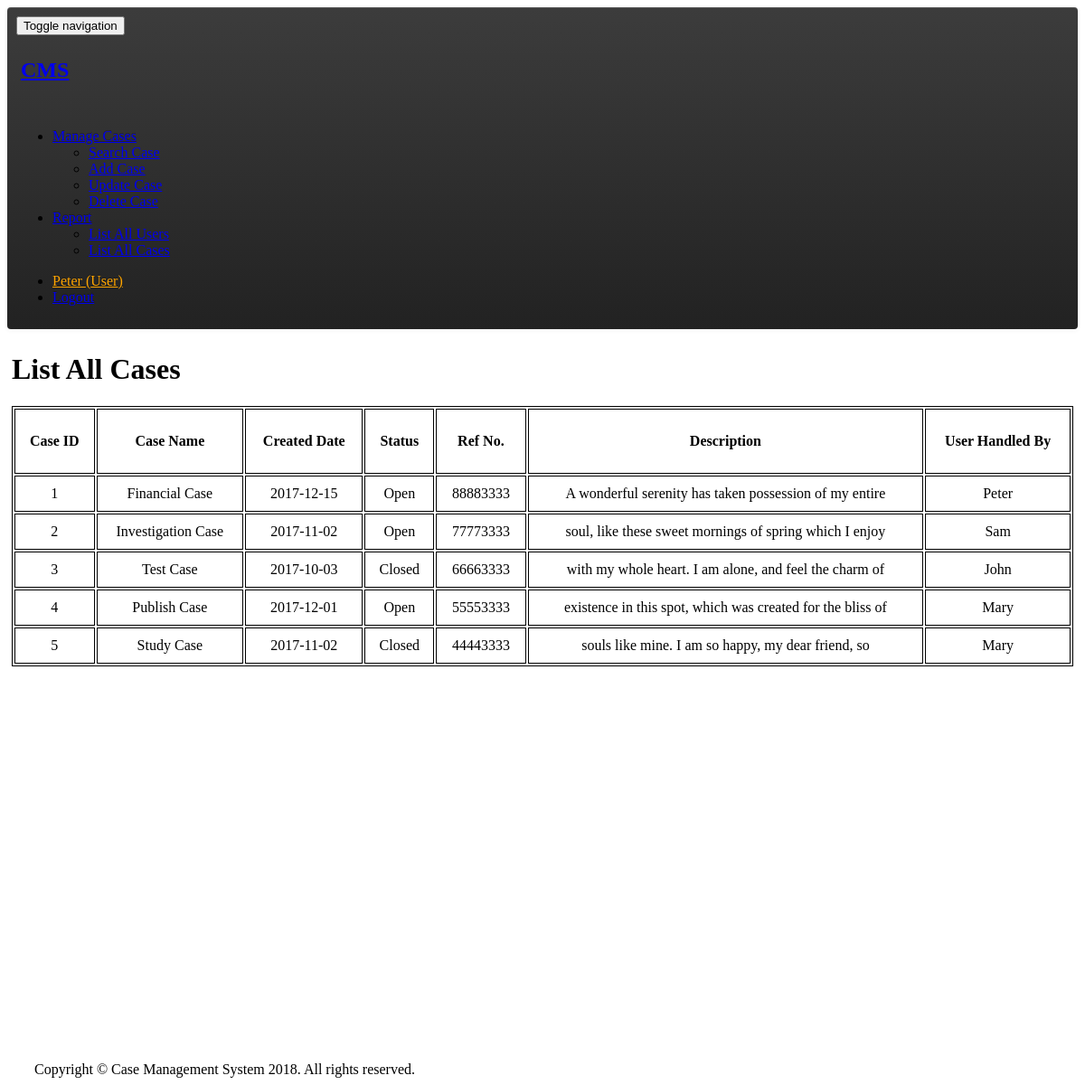
The app's page /cms/listcases.php (signed in) with its own data.
### tables this page shows
create table cases (
    case_id	int primary key auto_increment,
	name		varchar(50) not null,
	created		date not null,
	status		char(1) not null,
	ref_no		varchar(8),
	description	varchar(500),
	user_id		int
);

create table users (
	user_id		int primary key auto_increment,
	username	varchar(50) not null,
	password	varchar(50) not null,
	type		char(1) not null,
	dob			date,
	gender		char(1),
	tel_no		varchar(8),
	email		varchar(100),
	photo		varchar(100)
);

### cms/listcases.php (the view, shortened to what this page needs)
<?php
    include 'includes/header.php';
?>
<div class="container" style="height:100vh; overflow: auto;">
<h1>List All Cases</h1>
<?php
  $con = mysql_connect("localhost","root","password");
  $sql = "select case_id, name, created, status, ref_no, description, username
          from cases c
		  left join users u on u.user_id = c.user_id;
		 ";
  $result = mysql_query($sql,$con);
  $rownum = mysql_num_rows($result);
  echo "<table border=1 cellpadding=10 class='table table-striped'>";
  echo "<tr><th>Case ID</th>
			<th>Case Name</th>
            <th>Created Date</th>
			<th>Status</th>
			<th>Ref No.</th>
			<th>Description</th>
			<th>User Handled By</th>
		</tr>";
  for($i=0; $i<$rownum; $i++) {
	 $row = mysql_fetch_array($result);
     $id = $row[0];
     $name = $row[1];
     $created = $row[2];
     $status = ($row[3] == "O") ? "Open" : "Closed";
     $refNo = $row[4];
	 $description = $row[5];
	 $username = $row[6];
	 echo "<tr>
			 <td>$id</td>
			 <td>$name</td>
			 <td>$created</td>
			 <td>$status</td>
			 <td>$refNo</td>
			 <td>$description</td>
			 <td>$username</td>
		   </tr>
	      ";
  }
  echo "</table>";
?>
</div>
<?php
    include 'includes/footer.php';
?>

### cms/includes/header.php (shortened to what this page needs)
<?php
	$loginstatus = $_SESSION['login_status'];
	if($loginstatus == 'loginok') {
		$login_id = $_SESSION['login_id'];
		$loginname = $_SESSION['login_name'];
		$logintype = $_SESSION['login_type'];
		$type = ($logintype == "A") ? "Administrator" : "User";
	} else if(substr($_SERVER[REQUEST_URI], -9)  <> "login.php")  {
	   header("Location:login.php");
	}
?>
<!DOCTYPE html>
<html>
<head>
<link rel=stylesheet href=https://maxcdn.bootstrapcdn.com/bootstrap/3.3.7/css/bootstrap.min.css integrity=sha384-BVYiiSIFeK1dGmJRAkycuHAHRg32OmUcww7on3RYdg4Va+PmSTsz/K68vbdEjh4u crossorigin=anonymous>
<link rel=stylesheet href=https://maxcdn.bootstrapcdn.com/bootstrap/3.3.7/css/bootstrap-theme.min.css integrity=sha384-rHyoN1iRsVXV4nD0JutlnGaslCJuC7uwjduW9SVrLvRYooPp2bWYgmgJQIXwl/Sp crossorigin=anonymous>
<link rel=stylesheet href=./css/myStyle.css>
</head>
<body>
<nav class="navbar navbar-inverse navbar-default" role=navigation>
<div class=container>
<div class=navbar-header>
<button type=button class="navbar-toggle taber" data-toggle=collapse data-target=#navbar-collapse-1>
<span class=sr-only>Toggle navigation</span>
</button>
<div>
<a href=index.php><h2>CMS</h2></a>
</div>
</div>
<div class="collapse navbar-collapse" id=navbar-collapse-1>
<ul class="nav navbar-nav">
<?php if($logintype == 'A' || $logintype == 'U') {?>
<li class=dropdown>
<a href=# class=dropdown-toggle data-toggle=dropdown>Manage Cases <b class=caret></b></a>
<ul class=dropdown-menu>
<li><a href=searchcase.php>Search Case</a></li>
<li><a href=addcase.php>Add Case</a></li>
<li><a href=updatecase.php>Update Case</a></li>
<li><a href=deletecase.php>Delete Case</a></li>
</ul>
</li>
<li class=dropdown>
<a href=# class=dropdown-toggle data-toggle=dropdown>Report <b class=caret></b></a>
<ul class=dropdown-menu>
<li><a href=listusers.php>List All Users</a></li>
<li><a href=listcases.php>List All Cases</a></li>
</ul>
</li>
<?php } ?>
</ul>
<ul class="nav navbar-nav navbar-right">
<?php if($loginstatus == 'loginok') {?>
<li><a href="updateuser2.php?id=<?php echo $login_id ?>" class="glyphicon glyphicon-user" style=color:orange><?php echo " " . $loginname . " (" . $type . ")"; ?></a></li>
<li><a href=logout.php><span class="glyphicon glyphicon-log-in"></span> Logout</a></li>
<?php } else { ?>
<li><a href=login.php><span class="glyphicon glyphicon-log-in"></span> Login</a></li>
<?php } ?>
</ul>
</div>
</div>
</nav>
</body>
</html>

### cms/includes/footer.php
<footer>
	<c>Copyright &copy; Case Management System 2018. All rights reserved.</c>
</footer>

### cms/css/myStyle.css (style rules this page uses)
table, th, td { border: 1px solid black; }
table { width: 100%;text-align: center; }
th { height: 50px;text-align: center; }
div { padding: 5px; }
c { padding-left: 30px; }
.dropdown-toggle { margin-top: 10px; }

### records on screen
cases: case_id "1", name "Financial Case", created "2017-12-15", status "Open", ref_no "88883333", description "A wonderful serenity has taken possession of my entire", user.username "Peter"
cases: case_id "2", name "Investigation Case", created "2017-11-02", status "Open", ref_no "77773333", description "soul, like these sweet mornings of spring which I enjoy", user.username "Sam"
cases: case_id "3", name "Test Case", created "2017-10-03", status "Closed", ref_no "66663333", description "with my whole heart. I am alone, and feel the charm of", user.username "John"
cases: case_id "4", name "Publish Case", created "2017-12-01", status "Open", ref_no "55553333", description "existence in this spot, which was created for the bliss of", user.username "Mary"
cases: case_id "5", name "Study Case", created "2017-11-02", status "Closed", ref_no "44443333", description "souls like mine. I am so happy, my dear friend, so", user.username "Mary"

### other values on screen
$loginname "Peter"
$type "User"
